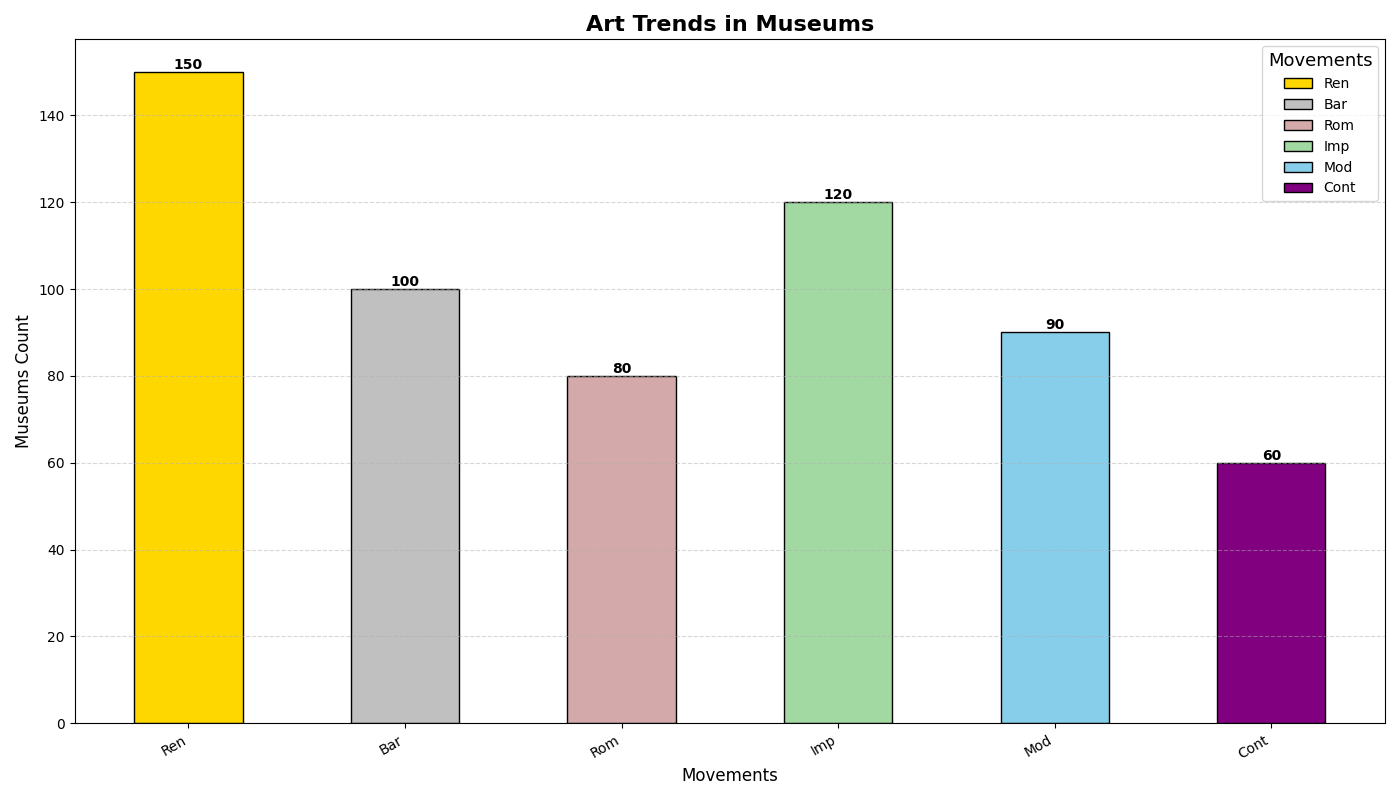

Here is the Python script that generated this plot:
import matplotlib.pyplot as plt
import numpy as np

# Artistic Movements and Museum Representation

art_movements = ['Ren', 'Bar', 'Rom', 'Imp', 'Mod', 'Cont']
museum_counts = [150, 100, 80, 120, 90, 60]
colors = ['#FFD700', '#C0C0C0', '#D3A9A9', '#A2D9A2', '#87CEEB', '#800080']

fig, ax = plt.subplots(figsize=(14, 8))
bars = ax.bar(art_movements, museum_counts, color=colors, width=0.5, edgecolor='black')

for bar in bars:
    yval = bar.get_height()
    ax.text(
        bar.get_x() + bar.get_width()/2,
        yval,
        f'{yval}',
        ha='center',
        va='bottom',
        fontsize=10,
        fontweight='bold'
    )

ax.set_title('Art Trends in Museums', fontsize=16, fontweight='bold')
ax.set_ylabel('Museums Count', fontsize=12)
ax.set_xlabel('Movements', fontsize=12)

plt.xticks(rotation=30, ha='right')
ax.legend(bars, art_movements, title='Movements', title_fontsize='13', loc='upper right', fontsize='10')
ax.grid(True, linestyle='--', alpha=0.5, axis='y')

plt.tight_layout()
plt.show()
